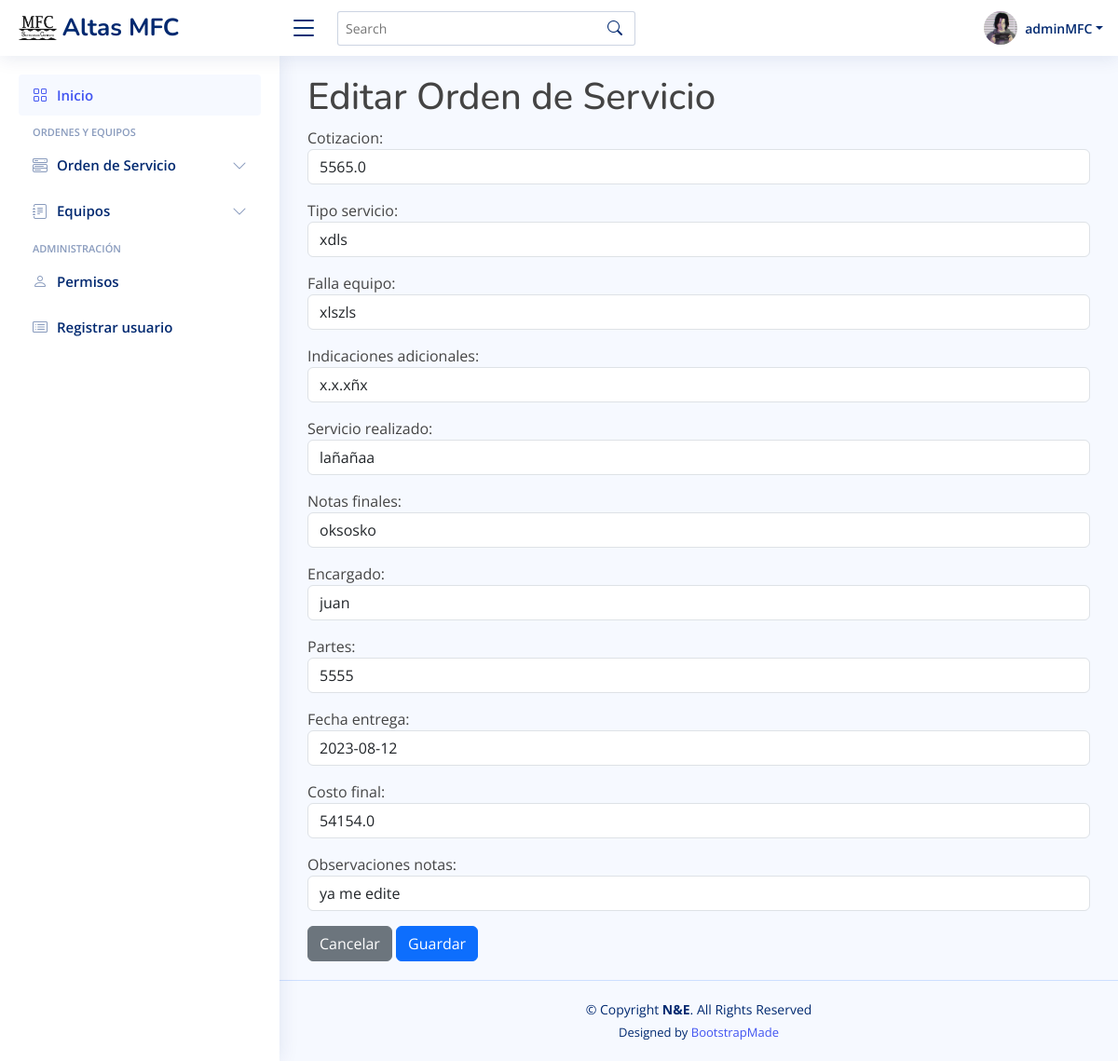
The app's page /servicios/editarOrden/621531213226 (signed in), older data.
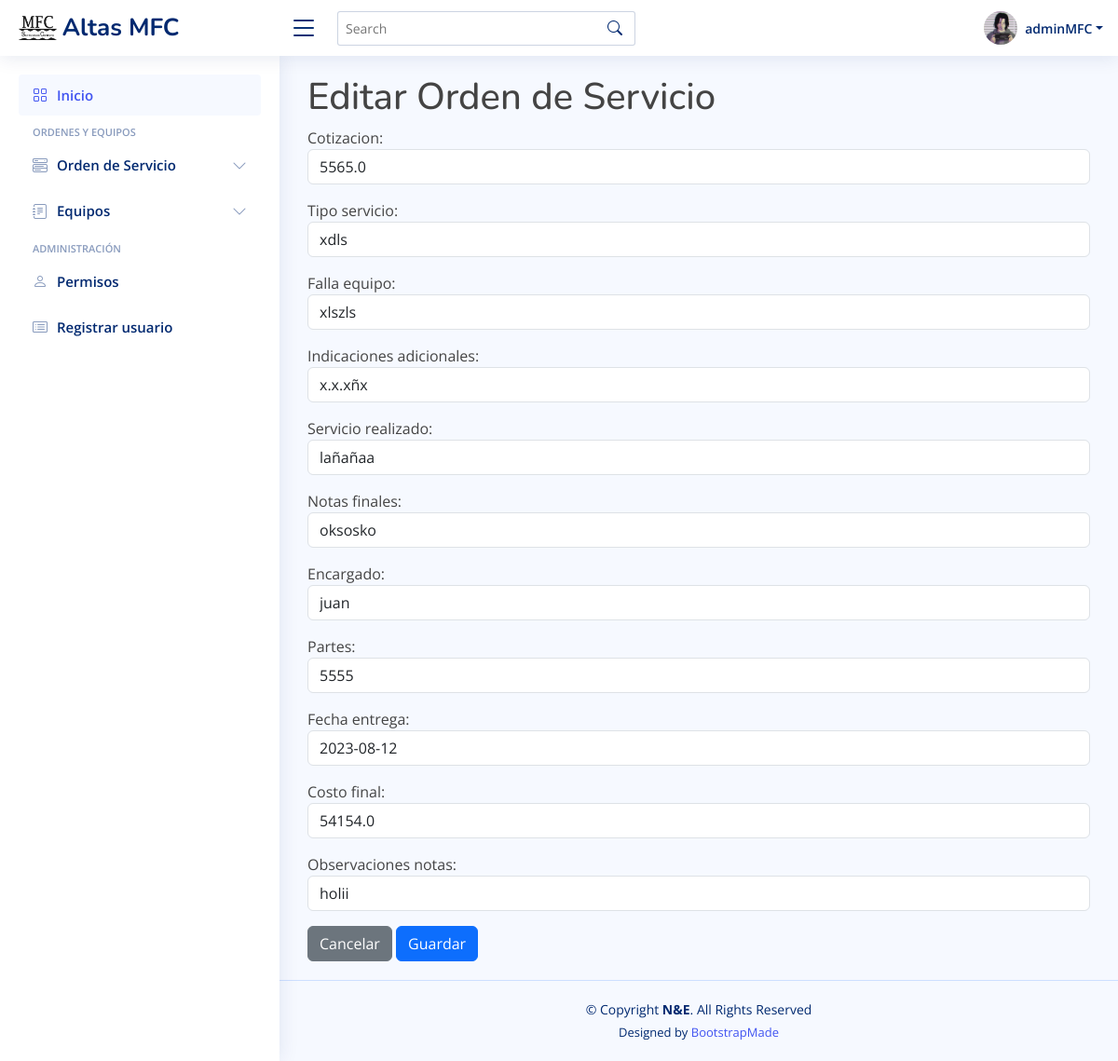
The same page, newer data.
### inicio/models.py (models this page shows)
class OrdenServicio(models.Model):
    id_orden = models.AutoField(null=False, blank=False, primary_key=True)
    fecha_orden = models.DateField(null=False)
    cotizacion = models.FloatField(max_length=5)
    tipo_servicio = models.CharField(max_length=20, null=False)
    falla_equipo = models.CharField(max_length=200, null=False)
    indicaciones_adicionales = models.CharField(max_length=70, null= False)
    servicio_realizado = models.CharField(max_length=150,null=True)
    notas_finales = models.CharField(max_length=150,null=True)
    encargado = models.CharField(max_length=50,null=True)
    partes = models.CharField(max_length=70,null=True)
    fecha_entrega = models.DateField(null=True, blank=True)
    costo_final = models.FloatField(max_length=5.2,null=True)
    observaciones_notas = models.CharField(max_length=50,null=True)
    equipo = models.ForeignKey(Equipo, null=False, blank=False, on_delete=models.CASCADE)

### inicio/views.py (the view)
# urls.py: path('servicios/editarOrden/<int:id_orden>', views.editar_orden, name='editarOrden'),
@login_required
def editar_orden(request, id_orden):
    orden = OrdenServicio.objects.get(id_orden = id_orden)
    form = FormEditarOrden(instance=orden)
    if request.method == 'POST':
        form = FormEditarOrden(request.POST,  instance=orden)
        if form.is_valid():
            form.save()
            return redirect('Servicios')
    context = {
        'form' : form
    }
    return render(request, 'servicios/editar_orden.html', context)

### inicio/templates/servicios/editar_orden.html (shortened to what this page needs)
{% extends 'base.html' %}
{% block contenido %}
<h1>Editar Orden de Servicio </h1>
<form method="post" class="form">
    {{form.as_p}}
    <a class="btn btn-secondary" href="{% url 'Servicios' %}">Cancelar</a>
    <button class="btn btn-primary" type="submit">Guardar</button>
</form>
{% endblock contenido %}

Row changes from the older to the newer data that the page shows:
changed OrdenServicio "xdls": observaciones_notas "ya me edite" → "holii"
